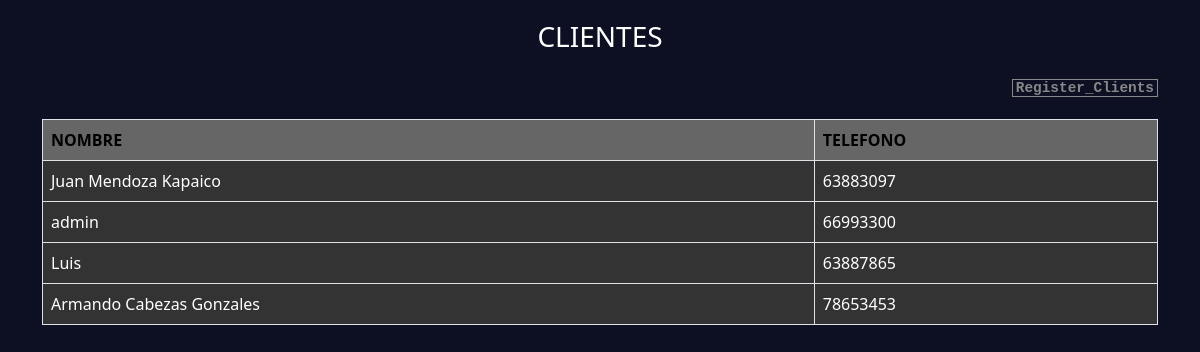
/clients/, run on the app's committed database.
### clientes/models.py (models this page shows, shortened)
class Cliente(models.Model):
    nombre = models.CharField(max_length=100)
    telefono = models.CharField(max_length=15)

### clientes/views.py (the view)
# urls.py: path('clients/', views.clients, name='clients'),
@never_cache
def clients(request):
    clientes = Cliente.objects.all()
    return render(request, 'clients.html', {'clients': clientes})

### clientes/templates/clients.html (shortened to what this page needs)
{% extends "home/base.html" %}
{% load static %}
{% block head %}
    <link rel="stylesheet" href="{% static 'css/clients.css' %}">
{% endblock %}
{% block content %}
    <div class="container">
        <h3 class="titulo">CLIENTES</h3>
        <div class="enlace text-end"><a href="{% url 'register_clients' %}">Register_Clients</a></div>
        <div class="box_table">
            <table class="table table-bordered">
                <thead>
                    <tr>
                        <th class="fw-bold">NOMBRE</th>
                        <th class="fw-bold">TELEFONO</th>
                    </tr>
                </thead>
                <tbody>
                    {% for cliente in clients %}
                    <tr class="">
                        <td class="">{{ cliente.nombre }}</td>
                        <td>{{ cliente.telefono }}</td>
                    </tr>
                    {% endfor %}
                </tbody>
            </table>
        </div>
    </div>
{% endblock %}

### clientes/static/css/clients.css (style rules this page uses)
.container { background: transparent; }
.container .titulo { text-align: center; margin: 20px 0; }
.container .enlace a { text-decoration: none; padding: 0 3px; color: #888; font-size: 0.9rem; font-family: 'Courier New', Courier, monospace; font-weight: bold; border: 1px solid #888; }
.container .box_table { margin-top: 20px; }
.container .box_table .table thead tr th { background: #666; color: #000; }
.container .box_table .table tbody tr td { background: #333; color: #fff; }

### home/templates/home/base.html (style rules this page uses)
* { margin: 0; padding: 0; box-sizing: border-box; }
body { background-color: #0c1022; color: #fff; }

### data on the page
Cliente: nombre "Juan Mendoza Kapaico", telefono "63883097"
Cliente: nombre "admin", telefono "66993300"
Cliente: nombre "Luis", telefono "63887865"
Cliente: nombre "Armando Cabezas Gonzales", telefono "78653453"
